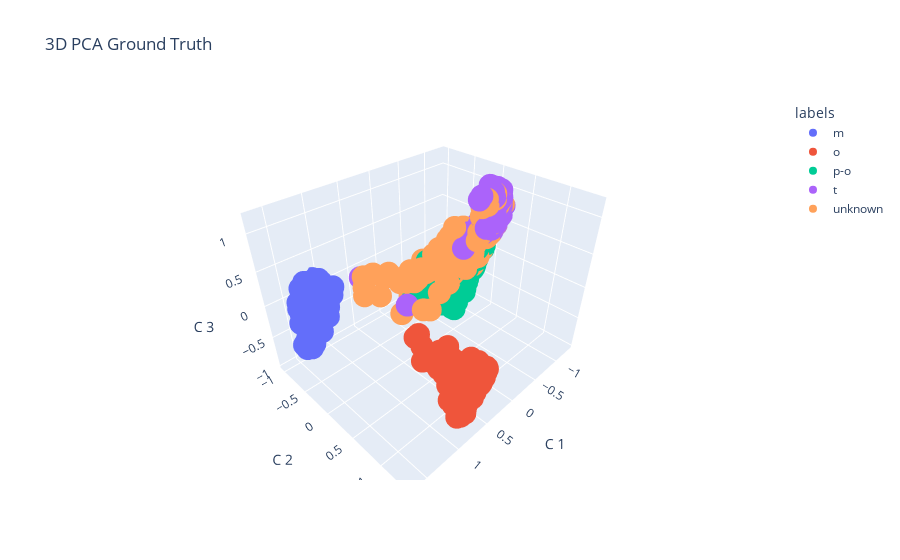

The cell this chart's notebook holds for it:
### Code cell
plot3d(dfpca_kmeans3, "3D PCA Ground Truth", 'labels')

### Figure 1 — Plotly figure (JSON) as saved in the notebook; plotly's stock layout.template omitted (floating-point values rounded to 4 significant figures; data arrays with more than 128 entries replaced by an {"elided": "..."} marker saying what was removed)
{"data": [{"hovertemplate": "labels=m<br>C 1=%{x}<br>C 2=%{y}<br>C 3=%{z}<extra></extra>", "legendgroup": "m", "marker": {"color": "#636efa", "symbol": "circle"}, "mode": "markers", "name": "m", "scene": "scene", "showlegend": true, "type": "scatter3d", "x": {"elided": "460 float values"}, "y": {"elided": "460 float values"}, "z": {"elided": "460 float values"}}, {"hovertemplate": "labels=o<br>C 1=%{x}<br>C 2=%{y}<br>C 3=%{z}<extra></extra>", "legendgroup": "o", "marker": {"color": "#EF553B", "symbol": "circle"}, "mode": "markers", "name": "o", "scene": "scene", "showlegend": true, "type": "scatter3d", "x": {"elided": "345 float values"}, "y": {"elided": "345 float values"}, "z": {"elided": "345 float values"}}, {"hovertemplate": "labels=p-o<br>C 1=%{x}<br>C 2=%{y}<br>C 3=%{z}<extra></extra>", "legendgroup": "p-o", "marker": {"color": "#00cc96", "symbol": "circle"}, "mode": "markers", "name": "p-o", "scene": "scene", "showlegend": true, "type": "scatter3d", "x": {"elided": "404 float values"}, "y": {"elided": "404 float values"}, "z": {"elided": "404 float values"}}, {"hovertemplate": "labels=t<br>C 1=%{x}<br>C 2=%{y}<br>C 3=%{z}<extra></extra>", "legendgroup": "t", "marker": {"color": "#ab63fa", "symbol": "circle"}, "mode": "markers", "name": "t", "scene": "scene", "showlegend": true, "type": "scatter3d", "x": {"elided": "245 float values"}, "y": {"elided": "245 float values"}, "z": {"elided": "245 float values"}}, {"hovertemplate": "labels=unknown<br>C 1=%{x}<br>C 2=%{y}<br>C 3=%{z}<extra></extra>", "legendgroup": "unknown", "marker": {"color": "#FFA15A", "symbol": "circle"}, "mode": "markers", "name": "unknown", "scene": "scene", "showlegend": true, "type": "scatter3d", "x": {"elided": "271 float values"}, "y": {"elided": "271 float values"}, "z": {"elided": "271 float values"}}], "layout": {"legend": {"title": {"text": "labels"}, "tracegroupgap": 0}, "scene": {"domain": {"x": [0, 1], "y": [0, 1]}, "xaxis": {"title": {"text": "C 1"}}, "yaxis": {"title": {"text": "C 2"}}, "zaxis": {"title": {"text": "C 3"}}}, "title": {"text": "3D PCA Ground Truth"}}}
